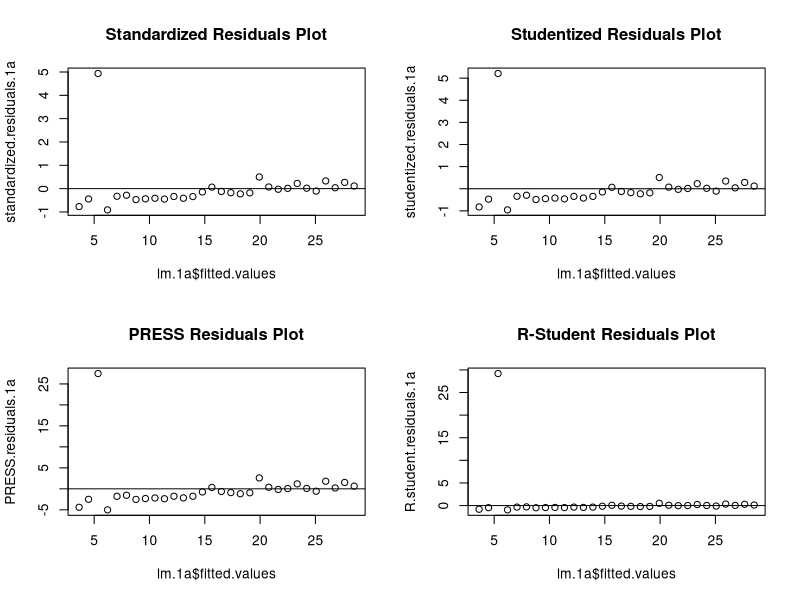
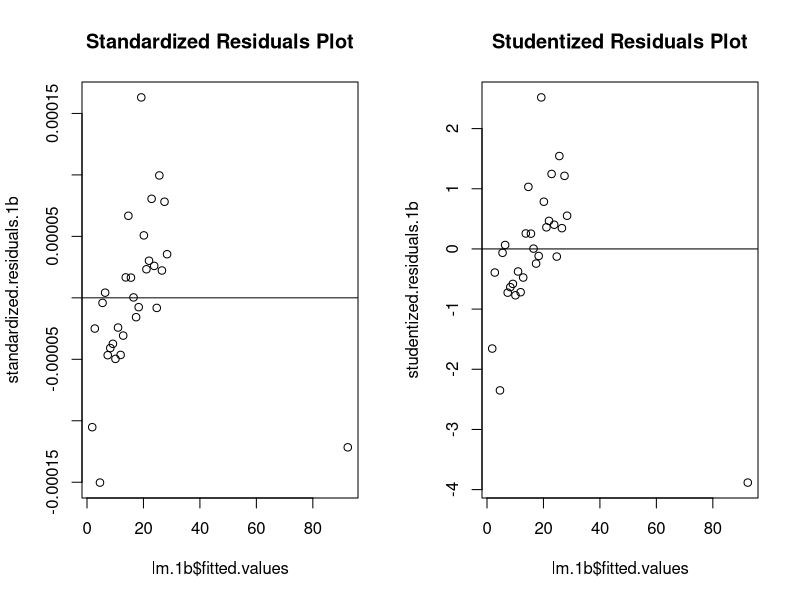
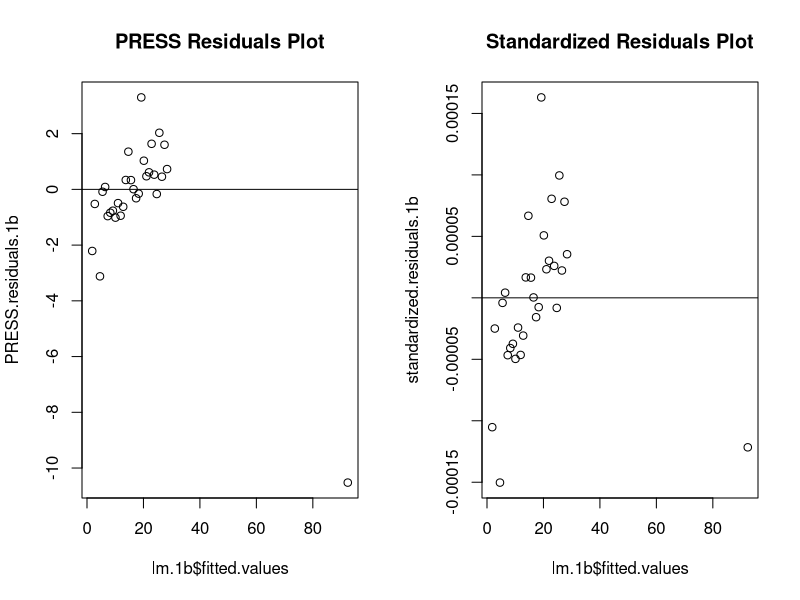
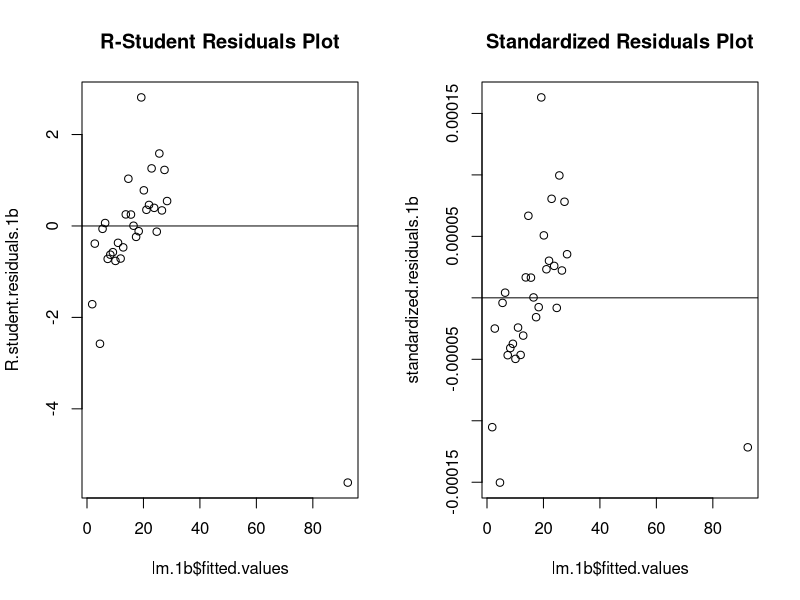
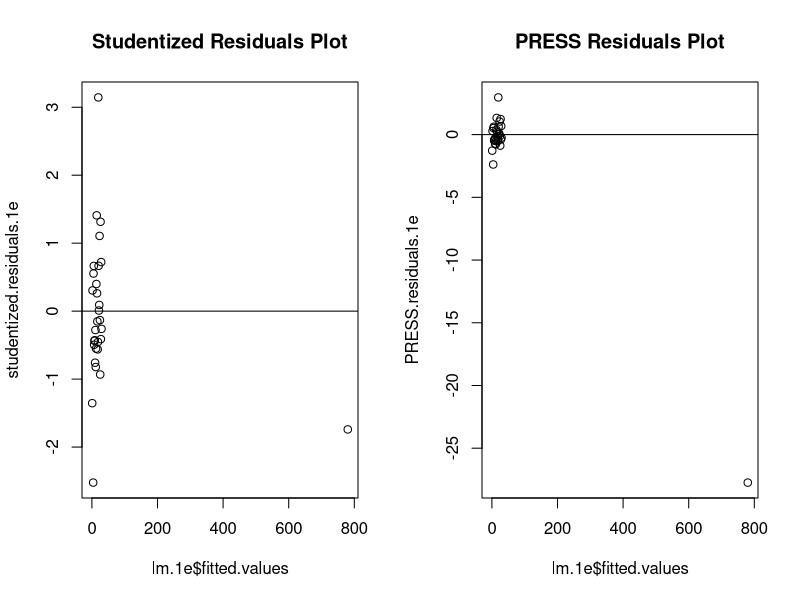
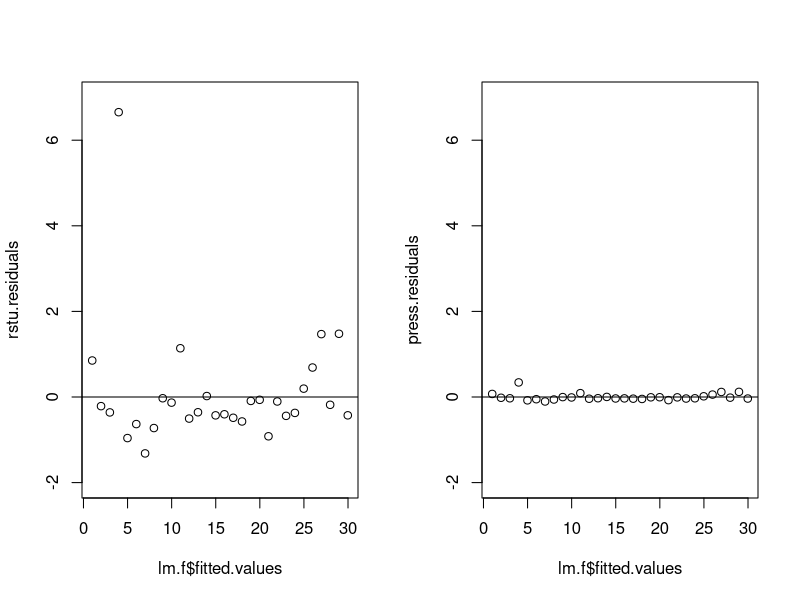
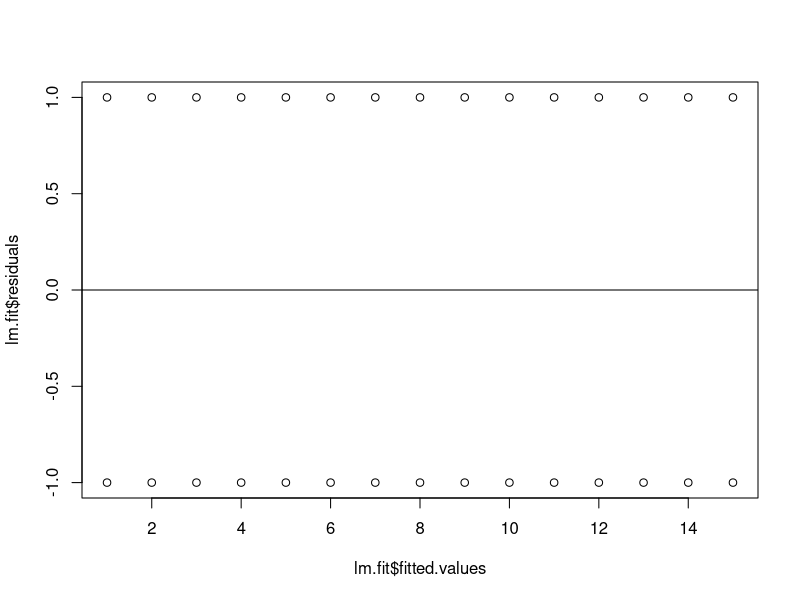
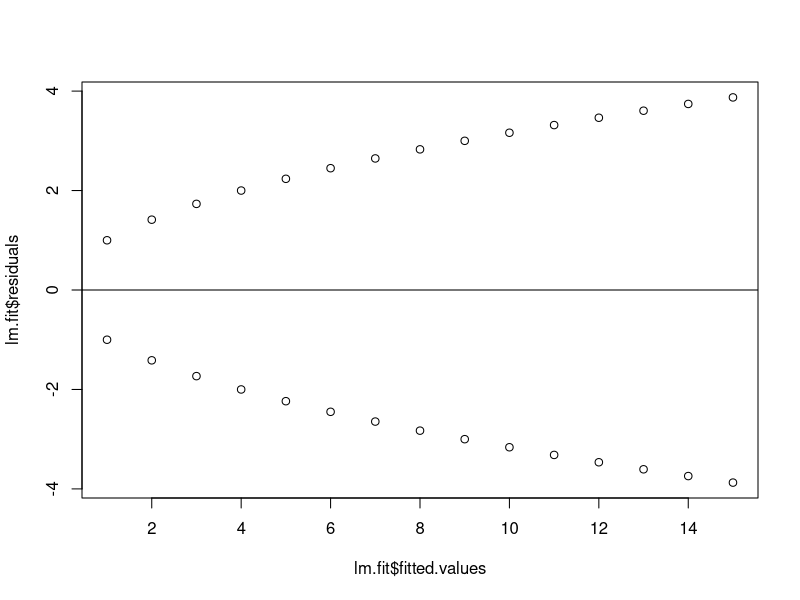

Write R code to recreate these figures, in order.
# Team 3
# Leigh Harton (klh8mr), Isabelle Yang (yy3fs), Yizhe Ge (yg2kj), Thomas Molinari (tgm4br)

###########################
#                         #
#   Team Assignment 4     #
#                         #
###########################

## Please submit one set of answers per team.                    ##
## Your answers may be submitted as an annotated R file.         ##
## Please submit your plots in one PDF as a separate attachment. ##
###################################################################


#################
## Question 1: ##
#################

# For each part of this problem, you are to create (or find) a data set with about 30 observations 
# that is suitable for simple linear regression and satisfies the given specifications. If it is 
# not possible, explain why it is not possible. For each part, include a plot that shows the 
# interesting points.
#
#   (a) The data set has a point that is clearly visible for all four types of residuals 
#       discussed -- standardized, studentized, PRESS, R-student.
#       discussed -- standardized, studentized, PRESS, R-student.
set.seed(1234)
x <- seq(1:30)
y <- x + rnorm(30)
data.1a <- data.frame(x, y)
data.1a$x[3] <- 3
data.1a$y[3] <- 30

lm.1a <- lm(y~x, data = data.1a)
mse.1a <- sum(residuals(lm.1a)^2)/lm.1a$df.residual
standardized.residuals.1a <- residuals(lm.1a)/sqrt(mse.1a) # standardized
studentized.residuals.1a <- rstandard(lm.1a) # studentized
PRESS.residuals.1a <- residuals(lm.1a)/(1-lm.influence(lm.1a)$hat) # PRESS
R.student.residuals.1a <- rstudent(lm.1a) # R-student

## Plots ## 
par(mfrow = c(2,2))
plot(lm.1a$fitted.values, standardized.residuals.1a, 
     main = 'Standardized Residuals Plot'); abline(h = 0)
plot(lm.1a$fitted.values, studentized.residuals.1a, 
     main = 'Studentized Residuals Plot'); abline(h = 0)
plot(lm.1a$fitted.values, PRESS.residuals.1a, 
     main = 'PRESS Residuals Plot'); abline(h = 0)
plot(lm.1a$fitted.values, R.student.residuals.1a, 
     main = 'R-Student Residuals Plot'); abline(h = 0)

data.1a
# Dataset:
#     x          y
# 1   1 -0.2070657
# 2   2  2.2774292
# 3   3 30.0000000
# 4   4  1.6543023
# 5   5  5.4291247
# 6   6  6.5060559
# 7   7  6.4252600
# 8   8  7.4533681
# 9   9  8.4355480
# 10 10  9.1099622
# 11 11 10.5228073
# 12 12 11.0016136
# 13 13 12.2237461
# 14 14 14.0644588
# 15 15 15.9594941
# 16 16 15.8897145
# 17 17 16.4889905
# 18 18 17.0888046
# 19 19 18.1628283
# 20 20 22.4158352
# 21 21 21.1340882
# 22 22 21.5093141
# 23 23 22.5594521
# 24 24 24.4595894
# 25 25 24.3062798
# 26 26 24.5517951
# 27 27 27.5747557
# 28 28 26.9763443
# 29 29 28.9848617
# 30 30 29.0640514
##################
# Observation 3 is clearly visible for all four types of residuals.

#   (b) The data set has a point that stands out when viewing studentized residuals but not 
#       when viewing standardized residuals.
#       when viewing standardized residuals.
set.seed(1234)
x <- seq(1:30)
y <- x + rnorm(30)
data.1b <- data.frame(x, y)
data.1b$x[3] <- 100
data.1b$y[3] <- 90

lm.1b <- lm(y~x, data = data.1b)
standardized.residuals.1b <- residuals(lm.1b)/sum(residuals(lm.1a)^2)/lm.1a$df.residual # standardized
studentized.residuals.1b <- rstandard(lm.1b) # studentized

## Plots ## 
par(mfrow = c(1,2))
plot(lm.1b$fitted.values, standardized.residuals.1b, 
     main = 'Standardized Residuals Plot'); abline(h = 0)
plot(lm.1b$fitted.values, studentized.residuals.1b, 
     main = 'Studentized Residuals Plot'); abline(h = 0)

data.1b
# Dataset: 
#      x          y
# 1    1 -0.2070657
# 2    2  2.2774292
# 3  100 90.0000000
# 4    4  1.6543023
# 5    5  5.4291247
# 6    6  6.5060559
# 7    7  6.4252600
# 8    8  7.4533681
# 9    9  8.4355480
# 10  10  9.1099622
# 11  11 10.5228073
# 12  12 11.0016136
# 13  13 12.2237461
# 14  14 14.0644588
# 15  15 15.9594941
# 16  16 15.8897145
# 17  17 16.4889905
# 18  18 17.0888046
# 19  19 18.1628283
# 20  20 22.4158352
# 21  21 21.1340882
# 22  22 21.5093141
# 23  23 22.5594521
# 24  24 24.4595894
# 25  25 24.3062798
# 26  26 24.5517951
# 27  27 27.5747557
# 28  28 26.9763443
# 29  29 28.9848617
# 30  30 29.0640514
###################
# Observation 3 stands out for studentized residuals but not for standardized residuals. 

#   (c) The data set has a point that stands out when viewing PRESS residuals but not when
#       viewing standardized residuals.

PRESS.residuals.1b <- residuals(lm.1b)/(1-lm.influence(lm.1b)$hat) # PRESS
plot(lm.1b$fitted.values, PRESS.residuals.1b, 
     main = 'PRESS Residuals Plot'); abline(h = 0)
plot(lm.1b$fitted.values, standardized.residuals.1b, 
     main = 'Standardized Residuals Plot'); abline(h = 0)

# If we use the same dataset in 1(b), observation 3 also stands out for PRESS residuals
# but not for standardized residuals. 

#   (d) The data set has a point that stands out when viewing R-student residuals but not when 
#       viewing standardized residuals.

R.student.residuals.1b <- rstudent(lm.1b) # R-student
plot(lm.1b$fitted.values, R.student.residuals.1b, 
     main = 'R-Student Residuals Plot'); abline(h = 0)
plot(lm.1b$fitted.values, standardized.residuals.1b, 
     main = 'Standardized Residuals Plot'); abline(h = 0)

# If we use the same dataset in 1(b), observation 3 also standsout for R-student residuals
# but not for standarized residuals.

#   (e) The data set has a point that stands out when viewing PRESS residuals but not when 
#       viewing studentized residuals.

set.seed(1234)
x <- seq(1:30)
y <- x + rnorm(30)
data.1e <- data.frame(x, y)
data.1e$x[3] <- 800
data.1e$y[3] <- 780

lm.1e <- lm(y~x, data = data.1e)
studentized.residuals.1e <- rstandard(lm.1e) # studentized
PRESS.residuals.1e <- residuals(lm.1e)/(1-lm.influence(lm.1e)$hat) # PRESS

## Plots ## 
plot(lm.1e$fitted.values, studentized.residuals.1e, 
     main = 'Studentized Residuals Plot'); abline(h = 0)
plot(lm.1e$fitted.values, PRESS.residuals.1e, 
     main = 'PRESS Residuals Plot'); abline(h = 0)

data.1e
# Dataset: 
#      x           y
# 1    1  -0.2070657
# 2    2   2.2774292
# 3  800 780.0000000
# 4    4   1.6543023
# 5    5   5.4291247
# 6    6   6.5060559
# 7    7   6.4252600
# 8    8   7.4533681
# 9    9   8.4355480
# 10  10   9.1099622
# 11  11  10.5228073
# 12  12  11.0016136
# 13  13  12.2237461
# 14  14  14.0644588
# 15  15  15.9594941
# 16  16  15.8897145
# 17  17  16.4889905
# 18  18  17.0888046
# 19  19  18.1628283
# 20  20  22.4158352
# 21  21  21.1340882
# 22  22  21.5093141
# 23  23  22.5594521
# 24  24  24.4595894
# 25  25  24.3062798
# 26  26  24.5517951
# 27  27  27.5747557
# 28  28  26.9763443
# 29  29  28.9848617
# 30  30  29.0640514
####################
# Observation 3 stands out for PRESS residuals but not for studentized residuals. 


#   (f) The data set has a point that stands out when viewing R-student residuals but not when 
#       viewing PRESS residuals.
par(mfrow = c(1,2))
x <- seq(1:30)
y <- x + rnorm(30, sd = 0.05)
df <- data.frame(x = x, y = y)

df[4, ] <- c(4, 4.3)
lm.f <- lm(y ~ x, data = df)
rstu.residuals <- rstudent(lm.f)
press.residuals <- residuals(lm.f)/(1-lm.influence(lm.f)$hat)
plot(lm.f$fitted.values, rstu.residuals, ylim = c(-2, 7)); abline(h = 0)
plot(lm.f$fitted.values, press.residuals, ylim = c(-2, 7)); abline(h = 0)

#################
## Question 2: ##
#################

# For each part of this problem, you are to create (or find) a data set with about 30 observations 
# that is suitable for simple linear regression and satisfies the given specifications on the variance
# of the residuals. For each part, include a plot of your residuals that shows the required characteristic.
#
#   (a) The residuals have constant variance.

# Assume E(y) = 1:15, variance = 1, so sd = sqrt(variance) = 1
par(mfrow = c(1,1))
x <- rep(seq(1:15), times = 2)
y <- c(1:15 + 1, 1:15 - 1)
lm.fit <- lm(y ~ x)
plot(lm.fit$fitted.values, lm.fit$residuals); abline(h = 0)

#   (b) The residuals have variance proportional to E(y).

# variance is proportional to E(y) == sd is proportional to sqrt(E(y))
x <- rep(seq(1:15), times = 2)
y <- c(1:15 + sqrt(1:15), 1:15 - sqrt(1:15))
lm.fit <- lm(y ~ x)
plot(lm.fit$fitted.values, lm.fit$residuals); abline(h = 0)

#   (c) The residuals have variance proportional to E(y)^2.

# variance is proportional to E(y)^2 == sd is proportional to E(y)
x <- rep(seq(1:15), times = 2)
y <- c(1:15 + 1:15, 1:15 - 1:15)
lm.fit <- lm(y ~ x)
plot(lm.fit$fitted.values, lm.fit$residuals); abline(h = 0)

#   (d) The residuals have variance proportional to 1/E(y).

# variance is proportional to 1/E(y) == sd is proportional to sqrt(1/E(y))
x <- rep(seq(1:15), times = 2)
y <- c(1:15 + sqrt(1/1:15), 1:15 - sqrt(1/1:15))
lm.fit <- lm(y ~ x)
plot(lm.fit$fitted.values, lm.fit$residuals); abline(h = 0)

#   (e) The residuals have variance proportional to C-E(y) for some constant C.

# Assume C = 20
# variance is proportional to C-E(y) == sd is proportional to sqrt(C-E(y))
x <- rep(seq(1:15), times = 2)
y <- c(1:15 + sqrt(20 - 1:15), 1:15 - sqrt(20 - 1:15))
lm.fit <- lm(y ~ x)
plot(lm.fit$fitted.values, lm.fit$residuals); abline(h = 0)

#   (f) The residuals have variance proportional to E(y)(C-E(y)) for some constant C.

# Assume C = 20
# variance is proportional to E(y)(C-E(y)) == sd is proportional to sqrt(E(y)(C-E(y)))
x <- rep(seq(1:15), times = 2)
y <- c(1:15 + sqrt(1:15*(20 - 1:15)), 1:15 - sqrt(1:15 * (20 - 1:15)))
lm.fit <- lm(y ~ x)
plot(lm.fit$fitted.values, lm.fit$residuals); abline(h = 0)


